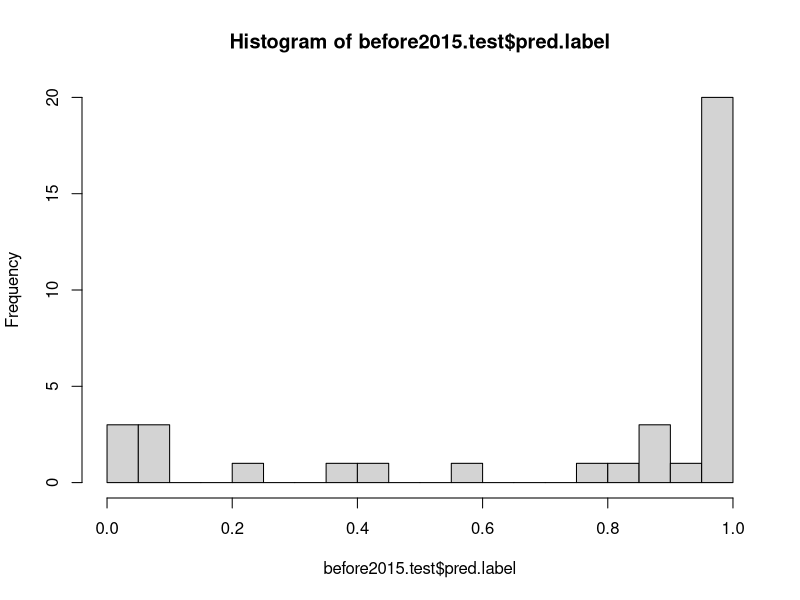

This figure's R source:
## ---- chunk 1
knitr::opts_chunk$set(echo = TRUE)
## ---- chunk 2
library(tidyverse)
library(lubridate)

options(scipen = 9999)
## ---- chunk 3
marketData <- read.csv("market_test_data.csv")
marketData$date <- dmy(marketData$date) # change data type of variable "date" from factor to Date
marketData <- select(marketData, -c("SP500")) # remove "SP500" variable
glimpse(marketData)
## ---- chunk 4
before2015 <- marketData %>%
  filter(year(marketData$date) < 2015) %>% # filter data only for date before year 2015
  select(-c("date")) # remove column "date"
glimpse(before2015)
## ---- chunk 5
set.seed(123)
intrain <- sample(nrow(before2015), nrow(before2015)*0.8)
before2015.train <- before2015[intrain, ]
before2015.test <- before2015[-intrain, ]
## ---- chunk 6
model1.lr <- glm(label ~ ., data = before2015.train, family = "binomial") # create model with all predictors
summary(model1.lr)
## ---- chunk 7
model1.lr <- glm(label ~ . - glocom.40, data = before2015.train, family = "binomial")
summary(model1.lr)
## ---- chunk 8
before2015.test$pred.label <- predict(model1.lr, before2015.test, type = "response")
glimpse(before2015.test)
## ---- chunk 9
hist(before2015.test$pred.label, breaks=20)
## ---- chunk 10
table("predicted"=as.numeric(before2015.test$pred.label>=0.5), "actual"=before2015.test$label)
## ---- chunk 11
table("predicted"=as.numeric(before2015.test$pred.label>=0.3), "actual"=before2015.test$label)
## ---- chunk 12
in2015 <- marketData %>% 
  filter(year(marketData$date) == 2015)
glimpse(in2015)
## ---- chunk 13
in2015$label <- predict(model1.lr, in2015, type="response")
## ---- chunk 14
in2015$label = as.numeric(in2015$label>=0.3)
in2015[,c("date","label")] #showing all 12 months label value for year 2015
## ---- chunk 15
write.csv(in2015, "labels_for_2015.csv", row.names = FALSE)
